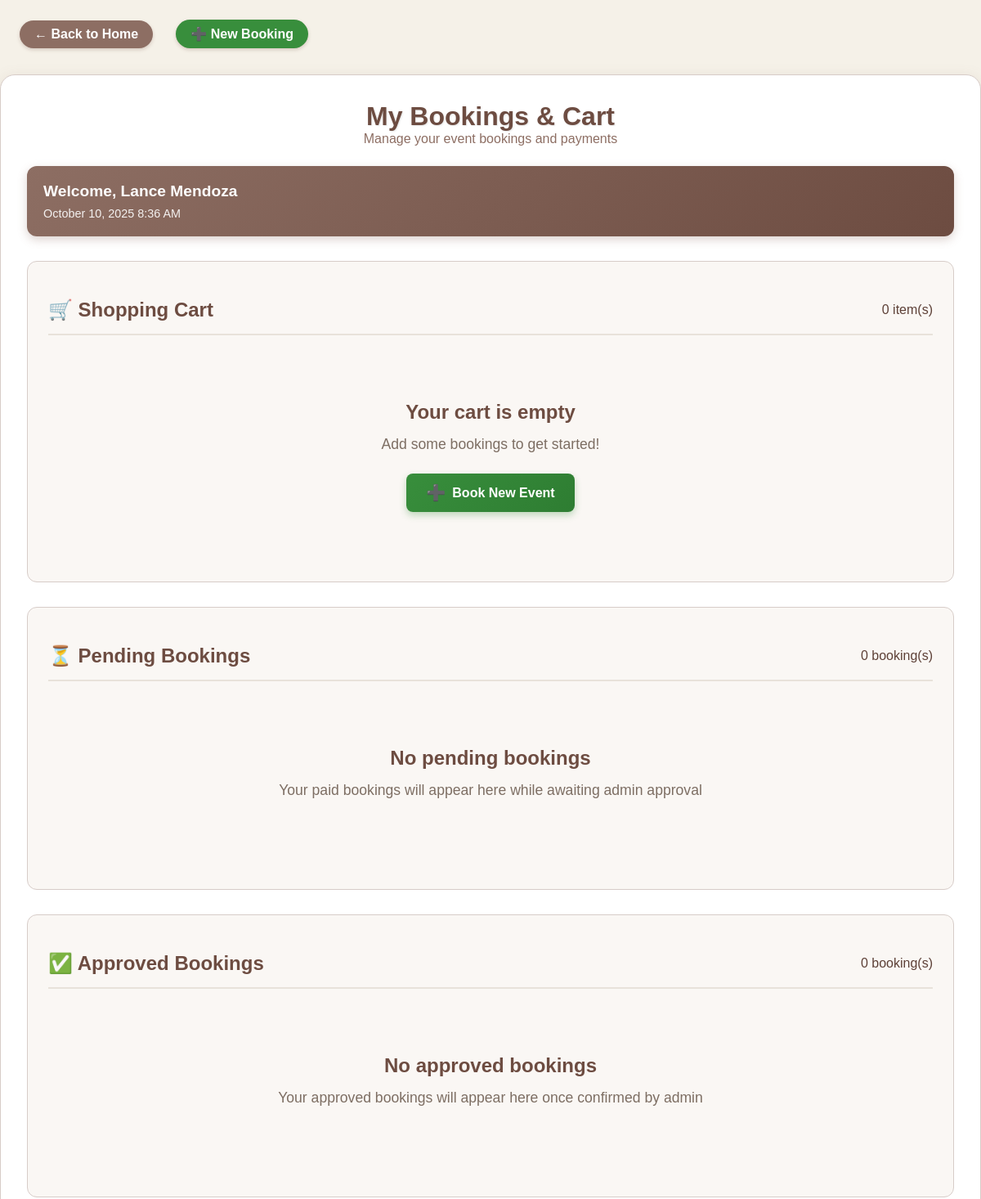
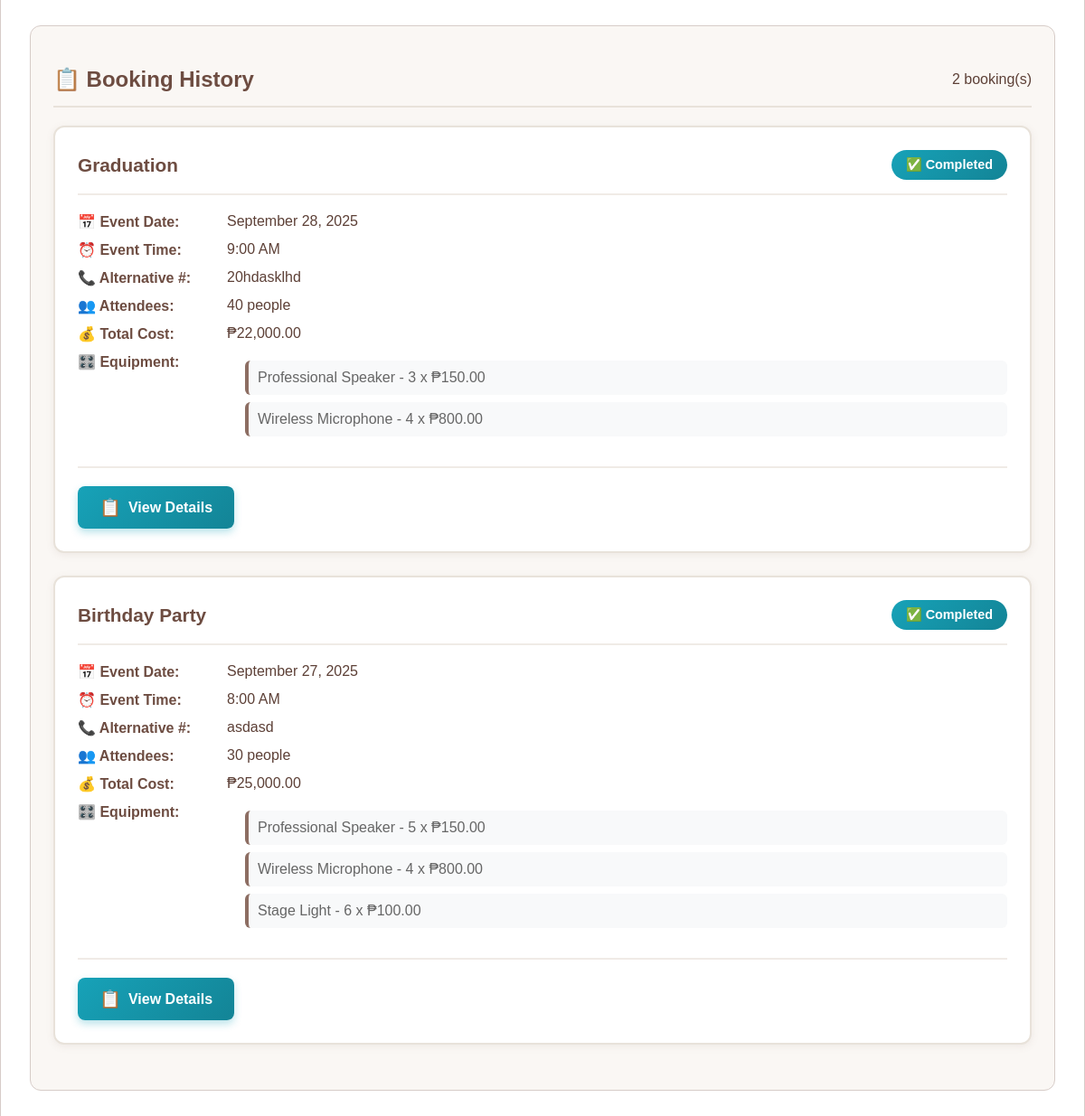
The page /Client/PHP/user_cart.php (signed in) on the database its author committed (2 pictures, top to bottom).
### tables this page shows
CREATE TABLE IF NOT EXISTS `bookings` (
  `id` int NOT NULL AUTO_INCREMENT,
  `btuser_id` int NOT NULL,
  `btaddress` varchar(255) DEFAULT NULL,
  `btevent` varchar(100) DEFAULT NULL,
  `btschedule` datetime DEFAULT NULL,
  `EventDuration` datetime DEFAULT NULL,
  `total_cost` double NOT NULL DEFAULT '0',
  `additional_headcount` int NOT NULL DEFAULT '0',
  `btattendees` int DEFAULT NULL,
  `btservices` text,
  `btmessage` text,
  `status` enum('Pending','Approved','Canceled','Completed') NOT NULL DEFAULT 'Pending',
  `payment_status` enum('unpaid','partial','paid') NOT NULL DEFAULT 'unpaid',
  `created_at` timestamp NULL DEFAULT CURRENT_TIMESTAMP,
  PRIMARY KEY (`id`)
);

CREATE TABLE IF NOT EXISTS `inventory` (
  `id` int NOT NULL AUTO_INCREMENT,
  `item_name` varchar(255) NOT NULL,
  `description` text,
  `category` enum('Sound Equipment','Lighting Equipment','Display Equipment','Catering Equipment','Furniture','Decorations') DEFAULT NULL,
  `category_id` int DEFAULT NULL,
  `quantity` int NOT NULL,
  `unit_price` decimal(10,2) NOT NULL,
  `supplier` varchar(255) DEFAULT NULL,
  `reorder_level` int NOT NULL,
  `last_restock_date` datetime DEFAULT NULL,
  `status` enum('In Stock','Low Stock','Out of Stock') NOT NULL,
  `created_at` timestamp NOT NULL DEFAULT CURRENT_TIMESTAMP,
  `updated_at` timestamp NOT NULL DEFAULT CURRENT_TIMESTAMP ON UPDATE CURRENT_TIMESTAMP,
  `available_quantity` int DEFAULT '0',
  `rented_quantity` int DEFAULT '0',
  PRIMARY KEY (`id`),
  KEY `idx_inventory_category` (`category`),
  KEY `idx_inventory_status` (`status`)
);

CREATE TABLE IF NOT EXISTS `booking_equipment` (
  `id` int NOT NULL AUTO_INCREMENT,
  `booking_id` int DEFAULT NULL,
  `equipment_id` int DEFAULT NULL,
  `quantity` int DEFAULT NULL,
  `rental_start` date DEFAULT NULL,
  `rental_end` date DEFAULT NULL,
  PRIMARY KEY (`id`),
  KEY `booking_id` (`booking_id`),
  KEY `equipment_id` (`equipment_id`)
);

### Client/PHP/user_cart.php (the view, shortened to what this page needs)
<?php
include_once "../includes/loginSession.php";
$host = 'localhost';
$dbname = 'btonedatabase';
$username = 'root';
$password = '';
try {
    $pdo = new PDO("mysql:host=$host;dbname=$dbname;charset=utf8mb4", $username, $password);
    $pdo->setAttribute(PDO::ATTR_ERRMODE, PDO::ERRMODE_EXCEPTION);
} catch (PDOException $e) {
    die("Database Connection Failed: " . $e->getMessage());
}
$user_id = $_SESSION['user_id'] ?? 0;
$customer_name = isset($_SESSION['login']) ? $_SESSION['login'] : (isset($_SESSION['fullname']) ? $_SESSION['fullname'] : '');
$cateringTableExists = false;
try {
    $checkTable = $pdo->query("SHOW TABLES LIKE 'catering_orders'");
    $cateringTableExists = $checkTable->rowCount() > 0;
} catch (Exception $e) {
    $cateringTableExists = false;
}
try {
    $cart_items = [];
} catch (Exception $e) {
    die("Error fetching cart items: " . $e->getMessage());
}
try {
    $pending_items = [];
} catch (Exception $e) {
    die("Error fetching pending bookings: " . $e->getMessage());
}
try {
    $approved_items = [];
} catch (Exception $e) {
    die("Error fetching approved bookings: " . $e->getMessage());
}
try {
    $past_sql = "SELECT b.*, u.bt_first_name, u.bt_last_name, u.bt_email,
                        be.equipment_id, be.quantity as equipment_quantity, i.item_name, i.unit_price
                 FROM bookings b
                 JOIN btuser u ON b.btuser_id = u.bt_user_id
                 LEFT JOIN booking_equipment be ON b.id = be.booking_id
                 LEFT JOIN inventory i ON be.equipment_id = i.id
                 WHERE b.status IN ('Completed', 'Canceled')
                 AND b.btuser_id = ?
                 ORDER BY b.btschedule DESC
                 LIMIT 20";
    $past_stmt = $pdo->prepare($past_sql);
    $past_stmt->execute([$user_id]);
    $past_results = $past_stmt->fetchAll(PDO::FETCH_ASSOC);
    $past_items = [];
    foreach ($past_results as $row) {
        if (!isset($past_items[$row['id']])) {
            $past_items[$row['id']] = $row;
            $past_items[$row['id']]['equipment'] = [];
            $catering_data = $cateringTableExists ? getCateringData($pdo, $row['id']) : [];
            $past_items[$row['id']]['catering'] = $catering_data;
        }
        if ($row['equipment_id']) {
            $past_items[$row['id']]['equipment'][] = [
                'name' => $row['item_name'],
                'price' => $row['unit_price'],
                'quantity' => $row['equipment_quantity']
            ];
        }
    }
} catch (Exception $e) {
    die("Error fetching past bookings: " . $e->getMessage());
}
function getCateringData($pdo, $booking_id) {
    $catering_data = [
        'package_name' => null,
        'dishes' => [],
        'addons' => [],
        'catering_cost' => 0,
        'special_requests' => null
    ];
    try {
        $order_sql = "SELECT co.*, cp.name as package_name, cp.base_price
                      FROM catering_orders co
                      LEFT JOIN catering_packages cp ON co.package_id = cp.id
                      WHERE co.booking_id = ? AND co.status = 'confirmed'
                      ORDER BY co.created_at DESC LIMIT 1";
        $order_stmt = $pdo->prepare($order_sql);
        $order_stmt->execute([$booking_id]);
        $order = $order_stmt->fetch(PDO::FETCH_ASSOC);
    } catch (Exception $e) {
        error_log("Error fetching catering data for booking $booking_id: " . $e->getMessage());
    }
    return $catering_data;
}
?>
<!DOCTYPE html>
<html lang="en">
<head>
    <link rel="stylesheet" href="../CSS/style.css" />
</head>
<body>
    <a href="index.php" class="back-btn">&#8592; Back to Home</a>
    <a href="booking-form.php" class="back-btn" style="background: #388e3c;">➕ New Booking</a>
    <div class="cart-main">
        <div class="cart-header">
            <h1>My Bookings & Cart</h1>
            <p style="color:#8d6e63;">Manage your event bookings and payments</p>
        </div>
        <div class="user-info">
            <strong>Welcome, <?php echo htmlspecialchars($customer_name); ?></strong>
            <div class="current-time">
                <?php echo date('F j, Y g:i A'); ?>
            </div>
        </div>
        <div class="section">
            <div class="section-header">
                <h2>🛒 Shopping Cart</h2>
                <span class="cart-count"><?php echo count($cart_items); ?> item(s)</span>
            </div>
            <?php if (empty($cart_items)): ?>
                <div class="empty-message">
                    <h3>Your cart is empty</h3>
                    <p>Add some bookings to get started!</p>
                    <a href="booking-form.php" class="btn btn-checkout">
                        <span class="btn-icon">➕</span>
                        Book New Event
                    </a>
                </div>
            <?php endif; ?>
        </div>
        <div class="section">
            <div class="section-header">
                <h2>⏳ Pending Bookings</h2>
                <span class="cart-count"><?php echo count($pending_items); ?> booking(s)</span>
            </div>
            <?php if (empty($pending_items)): ?>
                <div class="empty-message">
                    <h3>No pending bookings</h3>
                    <p>Your paid bookings will appear here while awaiting admin approval</p>
                </div>
            <?php endif; ?>
        </div>
        <div class="section">
            <div class="section-header">
                <h2>✅ Approved Bookings</h2>
                <span class="cart-count"><?php echo count($approved_items); ?> booking(s)</span>
            </div>
            <?php if (empty($approved_items)): ?>
                <div class="empty-message">
                    <h3>No approved bookings</h3>
                    <p>Your approved bookings will appear here once confirmed by admin</p>
                </div>
            <?php endif; ?>
        </div>
        <div class="section">
            <div class="section-header">
                <h2>📋 Booking History</h2>
                <span class="cart-count"><?php echo count($past_items); ?> booking(s)</span>
            </div>
            <?php if (empty($past_items)): ?>
                <div class="empty-message">
                    <h3>No past bookings</h3>
                    <p>Your completed and canceled bookings will appear here</p>
                </div>
            <?php else: ?>
                <?php foreach ($past_items as $item): ?>
                    <div class="booking-item">
                        <div class="booking-header">
                            <h3><?php echo htmlspecialchars($item['btevent']); ?></h3>
                            <span class="status-badge
                                <?php echo $item['status'] === 'Completed' ? 'status-completed' : 'status-canceled'; ?>">
                                <?php echo $item['status'] === 'Completed' ? '✅ Completed' : '❌ Canceled'; ?>
                            </span>
                        </div>
                        <div class="booking-details">
                            <div class="detail-row">
                                <span class="detail-label">📅 Event Date:</span>
                                <span class="detail-value"><?php echo date('F j, Y', strtotime($item['btschedule'])); ?></span>
                            </div>
                            <div class="detail-row">
                                <span class="detail-label">⏰ Event Time:</span>
                                <span class="detail-value"><?php echo date('g:i A', strtotime($item['btschedule'])); ?></span>
                            </div>
                            <div class="detail-row">
                                <span class="detail-label">📞 Alternative #:</span>
                                <span class="detail-value"><?php echo htmlspecialchars($item['btaddress']); ?></span>
                            </div>
                            <div class="detail-row">
                                <span class="detail-label">👥 Attendees:</span>
                                <span class="detail-value"><?php echo $item['btattendees']; ?> people</span>
                            </div>
                            <div class="detail-row">
                                <span class="detail-label">💰 Total Cost:</span>
                                <span class="detail-value">₱<?php echo number_format($item['total_cost'], 2); ?></span>
                            </div>
                            <?php if (!empty($item['equipment'])): ?>
                                <div class="detail-row">
                                    <span class="detail-label">🎛️ Equipment:</span>
                                    <div class="detail-value">
                                        <div class="equipment-list">
                                            <ul>
                                                <?php foreach ($item['equipment'] as $equipment): ?>
                                                    <li>
                                                        <?php echo htmlspecialchars($equipment['name']); ?> -
                                                        <?php echo $equipment['quantity']; ?> x
                                                        ₱<?php echo number_format($equipment['price'], 2); ?>
                                                    </li>
                                                <?php endforeach; ?>
                                            </ul>
                                        </div>
                                    </div>
                                </div>
                            <?php endif; ?>
                        </div>
                        <div class="button-group">
                            <button type="button" class="btn btn-details" onclick="showBookingDetails('<?php echo $item['id']; ?>')">
                                <span class="btn-icon">📋</span>
                                View Details
                            </button>
                        </div>
                    </div>
                <?php endforeach; ?>
            <?php endif; ?>
        </div>
    </div>
</body>
</html>

### Client/CSS/style.css (style rules this page uses)
:root { --primary-background-color: #422b0d; --secondary-background-color: #eae7de; --third-background-color: #ffffff; --primary-text-color: #000000; --secondary-text-color: #ffffff; --third-text-color: #0019af; --primary-font-family: "Nunito", sans-serif; --primary-card-color: #fff; --button-book-now: #187900; --button-book-now-hover: #0f5c00; --button-view-now: #6b411e; --button-view-now-hover: #332217; --button-secondary: #dddddd; }
* { margin: 0; padding: 0; box-sizing: border-box; font-family: var(--primary-font-family); scroll-behavior: smooth; }
body { background-color: var(--secondary-background-color); min-height: 100vh; }
.section-header { margin: 20px 0; }
a { text-decoration: none; color: #003ada; }

### Client/PHP/user_cart.php (style rules this page uses)
body { background: #f5f1e8; font-family: 'Segoe UI', Arial, sans-serif; margin: 0; padding: 0; color: #5d4037; }
.back-btn { display: inline-block; padding: 8px 18px; background: #8d6e63; color: #fff; border: none; border-radius: 22px; font-weight: bold; margin: 24px 0 0 24px; font-size: 1rem; box-shadow: 0 2px 4px rgba(141,110,99,0.3); cursor: pointer; text-decoration: none; transition: background 0.18s; }
.cart-main { max-width: 1200px; margin: 32px auto; background: #fff; border-radius: 18px; box-shadow: 0 4px 18px rgba(141,110,99,0.15); padding: 32px; border: 1px solid #d7ccc8; }
.cart-header { text-align: center; margin-bottom: 24px; }
.cart-header h1 { color: #6d4c41; margin: 0; font-size: 2rem; text-shadow: 1px 1px 2px rgba(0,0,0,0.1); }
.section { background: #faf7f4; border-radius: 12px; padding: 25px; margin-bottom: 30px; border: 1px solid #d7ccc8; }
.section-header { display: flex; justify-content: space-between; align-items: center; margin-bottom: 20px; padding-bottom: 15px; border-bottom: 2px solid #e8e2da; }
.section-header h2 { color: #6d4c41; margin: 0; font-size: 1.5rem; }
.booking-item { background: #fff; border: 2px solid #e8e2da; border-radius: 12px; padding: 25px; margin-bottom: 25px; box-shadow: 0 2px 8px rgba(141,110,99,0.1); }
.booking-header { display: flex; justify-content: space-between; align-items: center; margin-bottom: 20px; padding-bottom: 15px; border-bottom: 2px solid #f0ebe6; }
.booking-header h3 { color: #6d4c41; margin: 0; font-size: 1.3rem; }
.booking-details { margin-bottom: 20px; }
.detail-row { display: grid; grid-template-columns: 150px 1fr; gap: 15px; margin-bottom: 12px; align-items: start; }
.detail-label { font-weight: 600; color: #6d4c41; }
.detail-value { color: #5d4037; }
.equipment-list { margin-left: 20px; color: #666; }
.equipment-list ul { list-style-type: none; padding-left: 0; }
.equipment-list li { margin: 8px 0; padding: 10px; background: #f8f9fa; border-radius: 6px; border-left: 4px solid #8d6e63; }
.button-group { display: flex; gap: 15px; margin-top: 25px; padding-top: 20px; border-top: 2px solid #f0ebe6; }
.btn { padding: 12px 24px; border: none; border-radius: 8px; font-size: 1rem; font-weight: 600; cursor: pointer; transition: all 0.2s; text-decoration: none; display: inline-flex; align-items: center; gap: 8px; }
.btn-checkout { background: linear-gradient(135deg, #388e3c, #2e7d32); color: white; box-shadow: 0 4px 8px rgba(56,142,60,0.3); }
.btn-details { background: linear-gradient(135deg, #17a2b8, #138496); color: white; box-shadow: 0 4px 8px rgba(23,162,184,0.3); }
.empty-message { text-align: center; padding: 60px 40px; color: #8d6e63; }
.empty-message h3 { font-size: 1.5rem; margin-bottom: 15px; color: #6d4c41; }
.empty-message p { font-size: 1.1rem; margin-bottom: 25px; color: #7d6e63; }
.status-badge { padding: 8px 16px; border-radius: 20px; font-size: 0.9em; font-weight: bold; display: inline-block; }
.status-completed { background: linear-gradient(135deg, #17a2b8, #138496); color: white; }
.user-info { background: linear-gradient(135deg, #8d6e63, #6d4c41); color: white; padding: 20px; border-radius: 12px; margin-bottom: 30px; box-shadow: 0 4px 12px rgba(141,110,99,0.3); }
.user-info strong { font-size: 1.2rem; display: block; margin-bottom: 8px; }
.current-time { font-size: 0.9em; opacity: 0.9; }
.btn-icon { font-size: 1.2rem; }

### rows shown on the page
bookings: btevent "Graduation", status "✅ Completed", btschedule "September 28, 2025", btschedule "9:00 AM", btaddress "20hdasklhd", btattendees "40", total_cost "22,000.00", inventory.item_name "Professional Speaker", booking_equipment.quantity "3", inventory.unit_price "150.00", name "Wireless Microphone", quantity "4", price "800.00"
bookings: btevent "Birthday Party", status "✅ Completed", btschedule "September 27, 2025", btschedule "8:00 AM", btaddress "asdasd", btattendees "30", total_cost "25,000.00", inventory.item_name "Professional Speaker", booking_equipment.quantity "5", inventory.unit_price "150.00", name "Wireless Microphone", quantity "4", price "800.00", inventory.item_name "Stage Light", booking_equipment.quantity "6", inventory.unit_price "100.00"

### other values the page prints
$customer_name "Lance Mendoza"
count($cart_items) "0"
count($pending_items) "0"
count($approved_items) "0"
count($past_items) "2"
